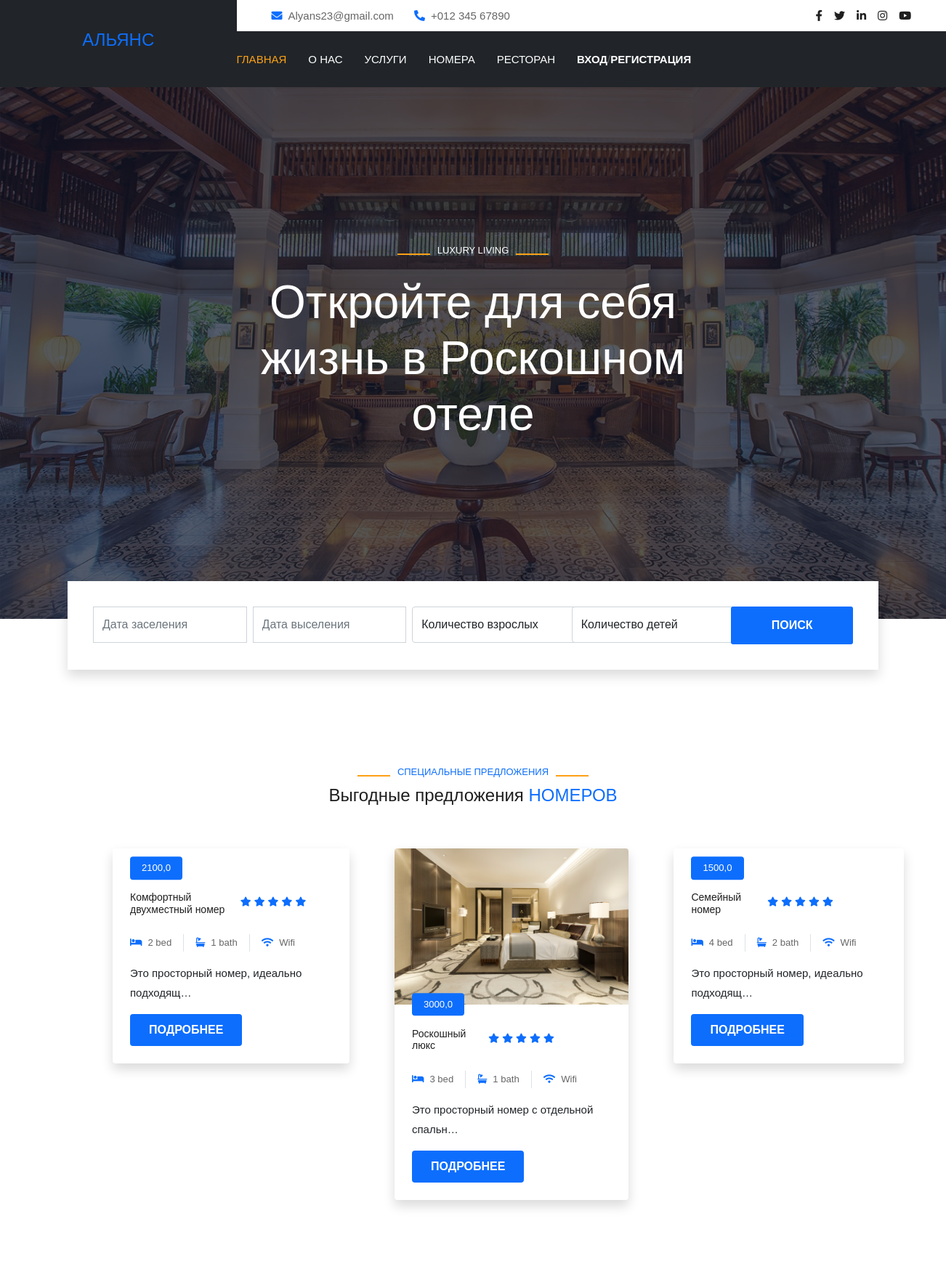
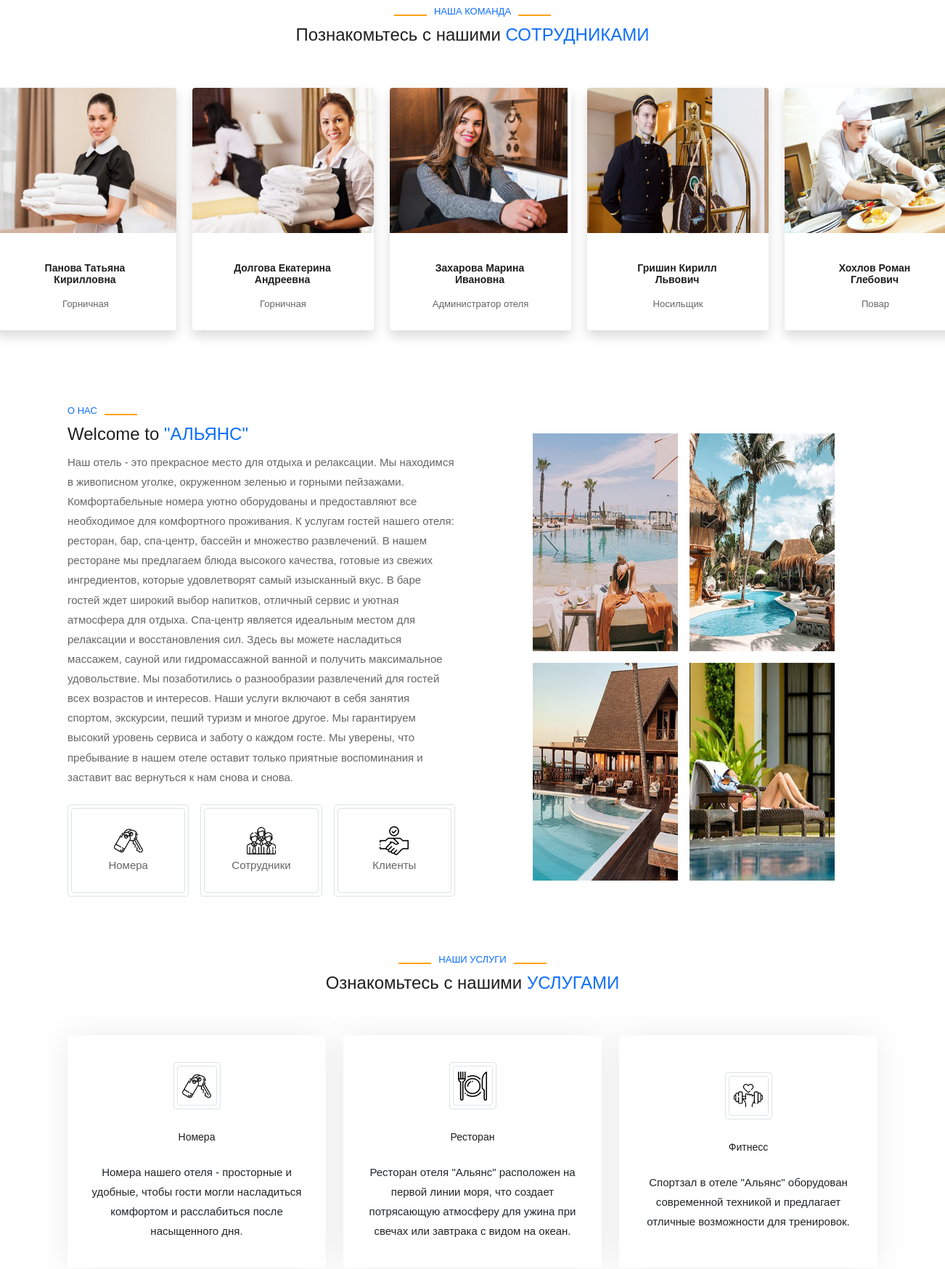
/hostel_app/ (upper part), run on the app's committed database (2 pictures, top to bottom).
### hostel_app/models.py (models this page shows, shortened)
class Room(models.Model):
    name = models.CharField(max_length=128, verbose_name="Название")
    description = models.TextField(blank=False, verbose_name="Описание")
    price = models.FloatField(default=1000.0, verbose_name="Цена")
    is_booked = models.BooleanField(default=False, verbose_name="Есть в книге?")
    img = models.ImageField(upload_to="%Y/%m/%d/", verbose_name="Изображение")
    bed = models.IntegerField(default=1, verbose_name='Кровать кол-во')
    bath = models.IntegerField(default=1, verbose_name='Душ кол-во')
    hottest = models.BooleanField(default=False, verbose_name='Является горячим предложением')

class Staff(models.Model):
    name  = models.CharField(max_length=200,verbose_name="ФИО")
    img = models.ImageField(upload_to="%Y/%m/%d/", verbose_name="Изображение")
    data = models.DateField( verbose_name="Дата рождения")
    passport =  models.CharField(max_length=10,verbose_name="Паспортные данные")
    address =  models.CharField(max_length=100,verbose_name="Адрес")
    phone = models.CharField(max_length=20, verbose_name="Номер телефона")
    post =  models.CharField(max_length=100,verbose_name="Должность")
    login =  models.CharField(max_length=100,verbose_name="Логин")
    password = models.CharField(max_length=20, verbose_name="Пароль")

### hostel_app/views.py (the view, shortened to what this page needs)
# urls.py: path('', HostelAppView.as_view(), name='hostel_app'),
class HostelAppView(ListView):
    model = Room
    context_object_name = 'rooms'
    template_name = 'rooms.html'
    def get_queryset(self):
        return self.model.objects.filter(hottest=True)
    def get_context_data(self, **kwargs):
        context = super().get_context_data(**kwargs)
        context['staffs'] = Staff.objects.all()
        context['form'] = SubscriberForm()
        return context

### hostel_app/templates/rooms.html (shortened to what this page needs)
{% extends "root.html" %}
{% load static %}
    {% block content %}
        <div class="container-fluid p-0 mb-5">
            <div id="header-carousel" class="carousel slide" data-bs-ride="carousel">
                <div class="carousel-inner">
                    <div class="carousel-item active">
                        <img class="w-100" src="/static/images/carousel-1.jpg" alt="Image">
                        <div class="carousel-caption d-flex flex-column align-items-center justify-content-center">
                            <div class="p-3" style="max-width: 700px;">
                                <h6 class="section-title text-white text-uppercase mb-3 animated slideInDown">Luxury Living</h6>
                                <h1 class="display-3 text-white mb-4 animated slideInDown">Откройте для себя жизнь в Роскошном отеле</h1>
                            </div>
                        </div>
                    </div>
                </div>
            </div>
        </div>
            <div class="container-fluid booking pb-5 wow fadeIn" data-wow-delay="0.1s">
                <div class="container">
                    <div class="bg-white shadow" style="padding: 35px;">
                        <div class="row g-2">
                            <div class="col-md-10">
                                <div class="row g-2">
                                    <div class="col-md-3">
                                        <div class="date" id="date1" data-target-input="nearest">
                                            <input type="text" class="form-control datetimepicker-input"
                                                placeholder="Дата заселения" data-target="#date1" data-toggle="datetimepicker" />
                                        </div>
                                    </div>
                                    <div class="col-md-3">
                                        <div class="date" id="date2" data-target-input="nearest">
                                            <input type="text" class="form-control datetimepicker-input" placeholder="Дата выселения" data-target="#date2" data-toggle="datetimepicker"/>
                                        </div>
                                    </div>
                                    <div class="col-md-3">
                                        <select class="form-select" style="width: 249.083px; height: 50px;">
                                            <option selected>Количество взрослых</option>
                                        </select>
                                    </div>
                                    <div class="col-md-3">
                                        <select class="form-select" style="width: 249.083px; height: 50px;">
                                            <option selected>Количество детей</option>
                                        </select>
                                    </div>
                                </div>
                            </div>
                            <div class="col-md-2">
                                <a href="{% url 'hostel_app:rooms' %}"><button class="btn btn-primary w-100">Поиск</button></a>
                            </div>
                        </div>
                    </div>
                </div>
            </div>
    <div class="container-xxl py-5 ">
        <div class="container ">
             <div class="text-center wow fadeInUp" data-wow-delay="0.1s">
                 <h6 class="section-title text-center text-primary text-uppercase">Специальные предложения</h6>
                 <h1 class="mb-5">Выгодные предложения <span class="text-primary text-uppercase">Номеров</span></h1>
             </div>
             <div class="d-flex flex-nowrap h-100">
             {% for room in rooms %}
            <div class="row g-4 "  style="margin-left: 50px; max-width: 350px;">
                <div class=" wow fadeInUp" data-wow-delay="0.1s">
                    <div class="room-item shadow rounded overflow-hidden">
                        <div class="position-relative">
                            <img class="img-fluid" src="{{ room.img.url }}" alt="">
                            <small class="position-absolute start-0 top-100 translate-middle-y bg-primary text-white rounded py-1 px-3 ms-4">{{ room.price }}</small>
                        </div>
                        <div class="p-4 mt-2">
                            <div class="d-flex justify-content-between mb-3">
                                <h5 class="mb-0">{{ room.name }}</h5>
                                <div class="ps-2" style="width: 200px;">
                                    <small class="fa fa-star text-primary"></small>
                                    <small class="fa fa-star text-primary"></small>
                                    <small class="fa fa-star text-primary"></small>
                                    <small class="fa fa-star text-primary"></small>
                                    <small class="fa fa-star text-primary"></small>
                                </div>
                            </div>
                            <div class="d-flex mb-3">
                                <small class="border-end me-3 pe-3"><i class="fa fa-bed text-primary me-2"></i>{{ room.bed }} bed</small>
                                <small class="border-end me-3 pe-3"><i class="fa fa-bath text-primary me-2"></i>{{ room.bath }} bath</small>
                                <small><i class="fa fa-wifi text-primary me-2"></i>Wifi</small>
                            </div>
                            <p class="text-body mb-3">{{ room.description|truncatechars:40}}</p>
                            <div class="d-flex justify-content-between">
                                <a class="btn btn-sm btn-primary rounded py-2 px-4" href="{% url 'hostel_app:rooms' %}">Подробнее</a>
                            </div>
                        </div>
                    </div>
                    </div>
                </div>
            {% endfor %}
            </div>
        </div>
    </div>
<div class="container-xxl py-5">
    <div class="container">
        <div class="text-center wow fadeInUp" data-wow-delay="0.1s">
            <h6 class="section-title text-center text-primary text-uppercase">Наша команда</h6>
            <h1 class="mb-5">Познакомьтесь с нашими <span class="text-primary text-uppercase">Сотрудниками</span></h1>
        </div>
 <div class="d-flex flex-nowrap h-100 justify-content-center">
        {% for staff in staffs %}
        <div class="row g-4" style="margin-left: 10px; width: 850px;">
            <div class="  wow fadeInUp" data-wow-delay="0.1s">
                <div class="rounded shadow overflow-hidden">
                    <div class="position-relative">
                        <img class="img-fluid" style="height: 200px;" src="{{ staff.img.url }}" alt="">
                    </div>
                    <div class="text-center p-4 mt-3" style="width: 250px;">
                        <h5 class="fw-bold mb-0" style="width: 150px; margin-left: 25px;">{{ staff.name }}</h5>
                        <small>{{ staff.post }}</small>
                    </div>
                     </div>
        </div>
                </div>
                {% endfor %}
                </div>
       </div>
        </div>
           </div>
        <div class="container-xxl py-5">
            <div class="container">
                <div class="row g-5 align-items-center">
                    <div class="col-lg-6">
                        <h6 class="section-title text-start text-primary text-uppercase">О нас</h6>
                        <h1 id="mb-4">Welcome to <span class="text-primary text-uppercase">"Альянс"</span></h1>
                        <p class="mb-4">Наш отель - это прекрасное место для отдыха и релаксации. Мы находимся в живописном уголке, окруженном зеленью и горными пейзажами. Комфортабельные номера уютно оборудованы и предоставляют все необходимое для комфортного проживания. К услугам гостей нашего отеля: ресторан, бар, спа-центр, бассейн и множество развлечений.
В нашем ресторане мы предлагаем блюда высокого качества, готовые из свежих ингредиентов, которые удовлетворят самый изысканный вкус. В баре гостей ждет широкий выбор напитков, отличный сервис и уютная атмосфера для отдыха.
Спа-центр является идеальным местом для релаксации и восстановления сил. Здесь вы можете насладиться массажем, сауной или гидромассажной ванной и получить максимальное удовольствие.
Мы позаботились о разнообразии развлечений для гостей всех возрастов и интересов. Наши услуги включают в себя занятия спортом, экскурсии, пеший туризм и многое другое.
Мы гарантируем высокий уровень сервиса и заботу о каждом госте. Мы уверены, что пребывание в нашем отеле оставит только приятные воспоминания и заставит вас вернуться к нам снова и снова.</p>
                        <div class="row g-3 pb-4">
                            <div class="col-sm-4 wow fadeIn" data-wow-delay="0.1s">
                                <div class="border rounded p-1">
                                    <div class="border rounded text-center p-4">
                                       <img src ="/static/images/i6.png" width="40px" height="40px">
                                        <p class="mb-0">Номера</p>
                                    </div>
                                </div>
                            </div>
                            <div class="col-sm-4 wow fadeIn" data-wow-delay="0.3s">
                                <div class="border rounded p-1">
                                    <div class="border rounded text-center p-4">
                                        <img src ="/static/images/i4.png" width="40px" height="40px">
                                        <p class="mb-0">Сотрудники</p>
                                    </div>
                                </div>
                            </div>
                            <div class="col-sm-4 wow fadeIn" data-wow-delay="0.5s">
                                <div class="border rounded p-1">
                                    <div class="border rounded text-center p-4">
                                       <img src ="/static/images/i5.png" width="40px" height="40px">
                                        <p class="mb-0">Клиенты</p>
                                    </div>
                                </div>
                            </div>
                        </div>
                    </div>
                    <div class="col-lg-6">
                        <div class="row g-3">
                            <div class="col-6 text-end">
                                <img src ="/static/images/about-1.jpg" class = "i1" width="200px" height="300px">
                            </div>
                            <div class="col-6 text-start">
                               <img src ="/static/images/about-2.jpg" class = "i1" width="200px" height="300px">
                            </div>
                            <div class="col-6 text-end">
                                <img src ="/static/images/about-3.jpg" class = "i1" width="200px" height="300px">
                            </div>
                            <div class="col-6 text-start">
                                <img src ="/static/images/about-4.jpg" class = "i1" width="200px" height="300px">
                            </div>
                        </div>
                    </div>
                </div>
            </div>
        </div>
        <div id="container-xxl py-5">
            <div class="container">
                <div class="text-center wow fadeInUp" data-wow-delay="0.1s">
                    <h6 class="section-title text-center text-primary text-uppercase">Наши услуги</h6>
                    <h1 class="mb-5">Ознакомьтесь с нашими <span class="text-primary text-uppercase">Услугами</span></h1>
                </div>
                <div class="row g-4">
                    <div class="col-lg-4 col-md-6 wow fadeInUp" data-wow-delay="0.1s">
                        <a class="service-item rounded" href="{% url 'hostel_app:rooms' %}">
                            <div class="service-icon bg-transparent border rounded p-1">
                                <div class="w-100 h-100 border rounded d-flex align-items-center justify-content-center">
                                   <img src ="/static/images/i6.png" width="40px" height="40px">
                                </div>
                            </div>
                            <h5 class="mb-3">Номера</h5>
                            <p class="text-body mb-0">Номера нашего отеля - просторные и удобные, чтобы гости могли насладиться комфортом и расслабиться после насыщенного дня. </p>
                        </a>
                    </div>
                    <div class="col-lg-4 col-md-6 wow fadeInUp" data-wow-delay="0.2s">
                        <a class="service-item rounded" href="{% url 'hostel_app:restaurant' %}">
                            <div class="service-icon bg-transparent border rounded p-1">
                                <div class="w-100 h-100 border rounded d-flex align-items-center justify-content-center">
                                    <img src ="/static/images/i7.png" width="40px" height="40px">
                                </div>
                            </div>
                            <h5 class="mb-3">Ресторан</h5>
                            <p class="text-body mb-0">Ресторан отеля "Альянс" расположен на первой линии моря, что создает потрясающую атмосферу для ужина при свечах или завтрака с видом на океан. </p>
                        </a>
                    </div>
                    <div class="col-lg-4 col-md-6 wow fadeInUp" data-wow-delay="0.3s">
                        <a class="service-item rounded" href="{% url 'hostel_app:fitness' %}">
                            <div class="service-icon bg-transparent border rounded p-1">
                                <div class="w-100 h-100 border rounded d-flex align-items-center justify-content-center">
                                    <img src ="/static/images/i8.png" width="40px" height="40px">
                                </div>
                            </div>
                            <h5 class="mb-3">Фитнесс</h5>
                            <p class="text-body mb-0">Спортзал в отеле "Альянс" оборудован современной техникой и предлагает отличные возможности для тренировок.</p>
                        </a>
                    </div>
                </div>
            </div>
        </div>
    {% endblock %}

### data on the page
Room: price "2100,0", name "Комфортный двухместный номер", bed "2", bath "1", description "Это просторный номер, идеально подходящ…"
Room: img (picture), price "3000,0", name "Роскошный люкс", bed "3", bath "1", description "Это просторный номер с отдельной спальн…"
Room: price "1500,0", name "Семейный номер", bed "4", bath "2", description "Это просторный номер, идеально подходящ…"
Staff: img (picture), name "Панова Татьяна Кирилловна", post "Горничная"
Staff: img (picture), name "Долгова Екатерина Андреевна", post "Горничная"
Staff: img (picture), name "Захарова Марина Ивановна", post "Администратор отеля"
Staff: img (picture), name "Гришин Кирилл Львович", post "Носильщик"
Staff: img (picture), name "Хохлов Роман Глебович", post "Повар"
